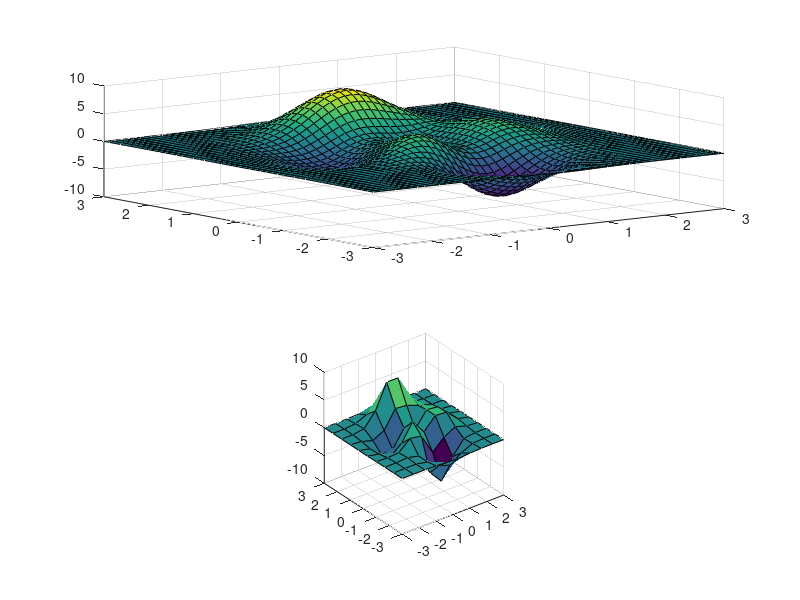

Source code (MATLAB): (Note: this script raises an error after producing the figure.)
%% Link Axes So They Rotate Simultaneously
% Link properties of two axes so that rotating one axes automatically rotates 
% the other.
% 
% Create a figure with two axes and store the axes handles. Add plots to both 
% axes.

figure
ax1 = subplot(2,1,1);
[X1,Y1,Z1] = peaks;
surf(X1,Y1,Z1)

ax2 = subplot(2,1,2);
[X2,Y2,Z2] = peaks(10);
surf(X2,Y2,Z2)
%%
% Link the |CameraPosition| and |CameraUpVector| properties of the axes and 
% return the link object handle. Then, enable interactive rotation and use the 
% mouse to rotate either axes. Rotating one axes automatically rotates the other 
% in the same manner.

hlink = linkprop([ax1,ax2],{'CameraPosition','CameraUpVector'}); 
rotate3d on
%%
% To disable interactive rotation, use |rotate3d off|.
% 
% Link an additional property by passing the link object handle and the property 
% name to |addprop|.

addprop(hlink,'PlotBoxAspectRatio')
%%
% Copyright 2020 The MathWorks, Inc.
